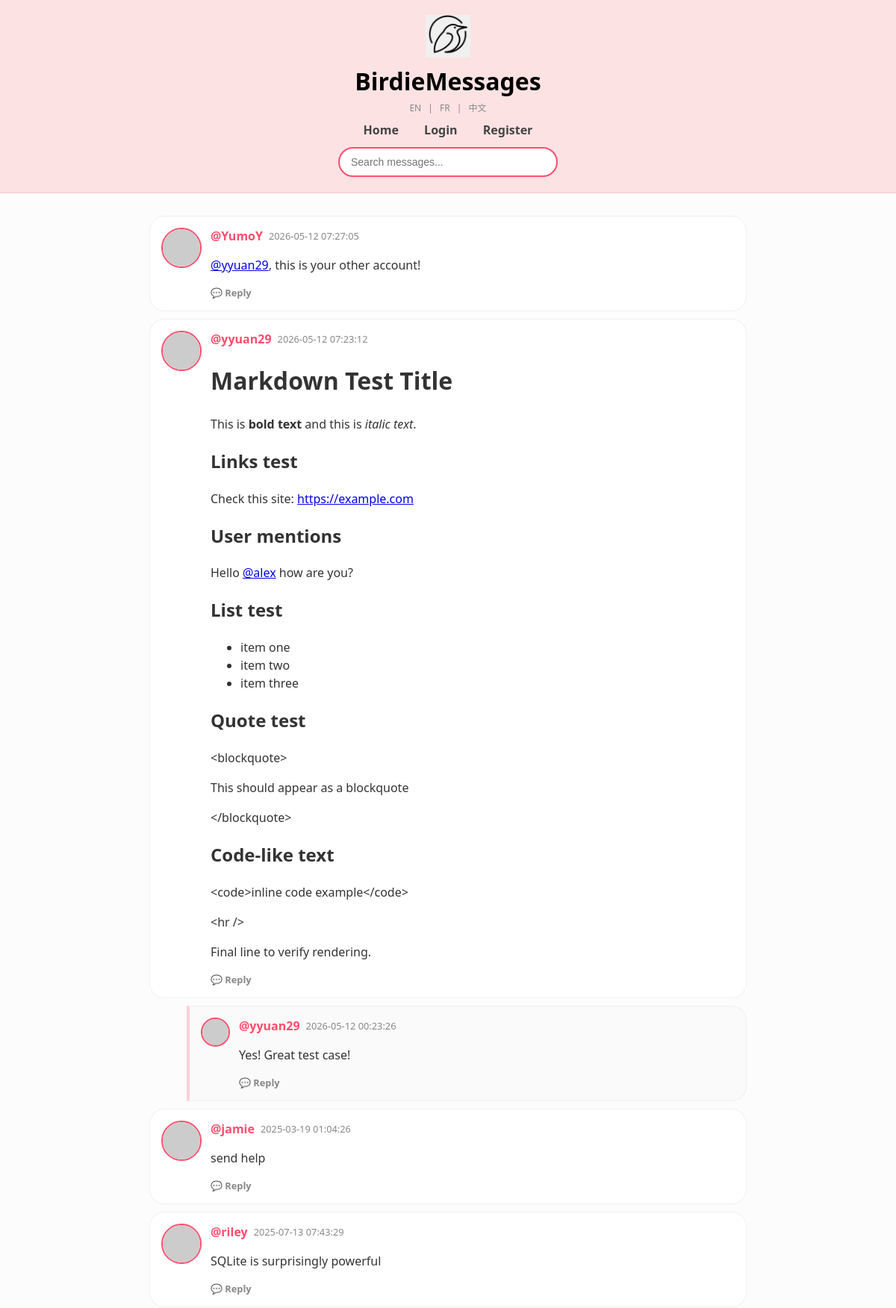
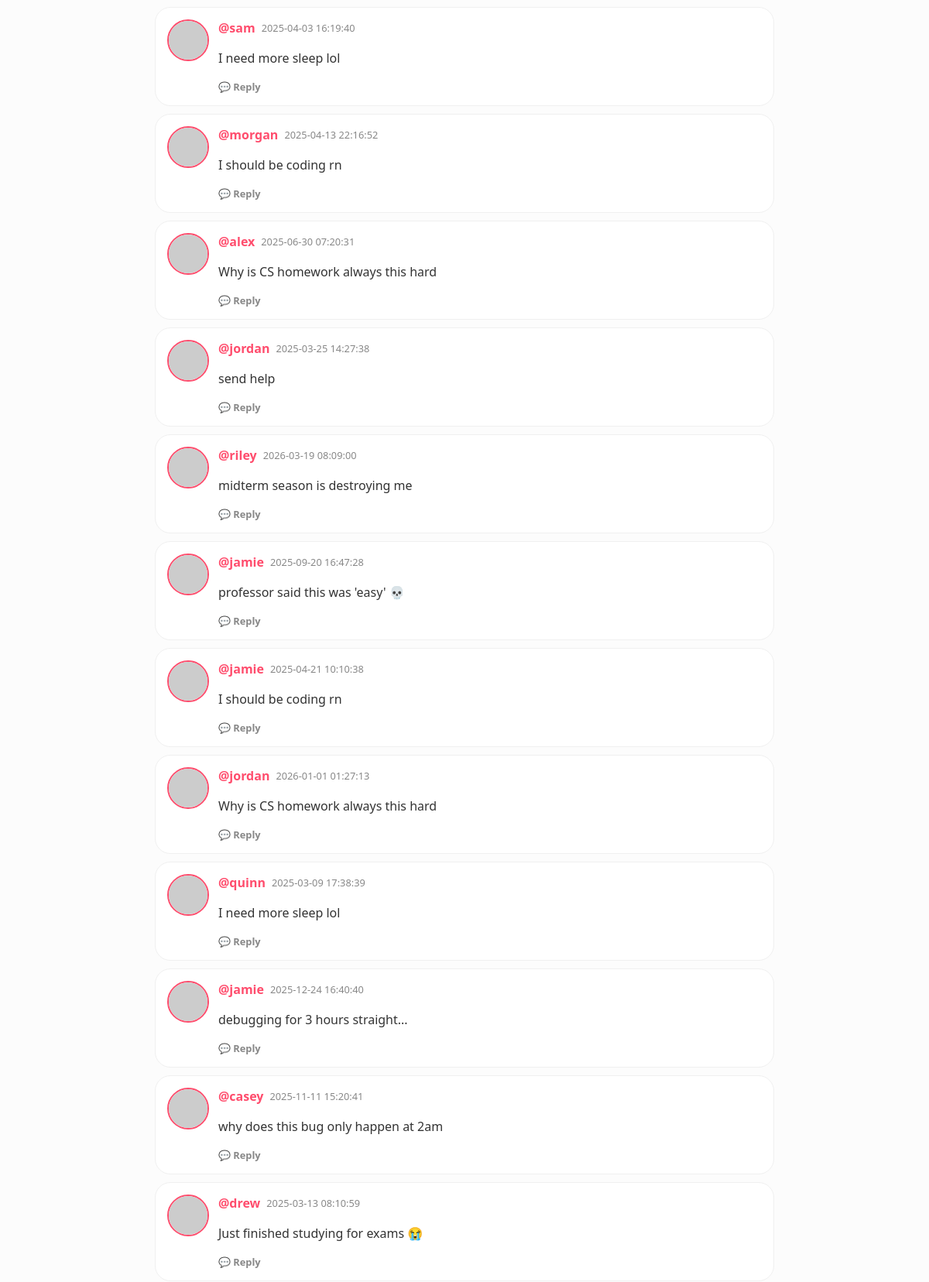
The page / (upper part) on the database its author committed (2 pictures, top to bottom).
### tables this page shows
CREATE TABLE users (
            id INTEGER PRIMARY KEY AUTOINCREMENT,
            username TEXT UNIQUE,
            password TEXT,
            age INTEGER,
            bio TEXT
        );

### app.py (the view)
@app.get("/", response_class=HTMLResponse)
async def home(request: Request, page: int = 1):
    if page < 1: page = 1
    limit = 50
    offset = (page - 1) * limit
    db = get_db()
    rows = db.execute("""
    WITH RECURSIVE message_tree AS (
        SELECT id, id as root_id, timestamp, 0 as depth
        FROM messages
        WHERE parent_id IS NULL

        UNION ALL

        SELECT m.id, mt.root_id, m.timestamp, mt.depth + 1
        FROM messages m
        JOIN message_tree mt ON m.parent_id = mt.id
    )
    SELECT m.*, u.username, mt.depth, mt.root_id
    FROM messages m
    JOIN message_tree mt ON m.id = mt.id
    LEFT JOIN users u ON m.user_id = u.id
    ORDER BY mt.root_id DESC, m.id ASC
    LIMIT ? OFFSET ?
""", (limit, offset)).fetchall()
    total_row = db.execute("SELECT COUNT(*) FROM messages").fetchone()
    total = total_row[0] if total_row else 0
    db.close()
    logged_in_user = request.cookies.get("username")
    return templates.TemplateResponse(
        request=request,
        name="index.html",
        context={
            "request": request,
            "messages": rows,
            "page": page,
            "has_next": (offset + limit) < total,
            "has_prev": page > 1,
            "user": logged_in_user,
            "t": get_translations(request)
        }
    )

### templates/index.html (shortened to what this page needs)
<!DOCTYPE html>
<html lang="en">
<head>
</head>
<body>
{% set t = get_t(request) %}
<header class="birdie-header">
    <div class="logo-container">
        <img src="/static/logo.png" class="main-logo">
        <div class="title-nav">
            <h1>BirdieMessages</h1>
            <div class="lang-nav">
                <a href="/set_lang/en">EN</a> |
                <a href="/set_lang/fr">FR</a> |
                <a href="/set_lang/zh">中文</a>
            </div>
            <nav>
                <a href="/">{{ t.home }}</a>
                {% if user %}
                    <a href="/create_message">+ {{ t.post }}</a>
                    <a href="/profile/{{ user }}">{{ t.profile }}</a>
                    <a href="/logout">{{ t.logout }}</a>
                {% else %}
                    <a href="/login">{{ t.login }}</a>
                    <a href="/register">{{ t.register }}</a>
                {% endif %}
            </nav>
            <div class="search-row">
                <form action="/search" method="get">
                    <input type="text" name="q" placeholder="{{ t.search_placeholder }}">
                </form>
            </div>
        </div>
    </div>
</header>
<div class="container">
    {% for msg in messages %}
        <div class="chirp-card {% if msg.parent_id %}is-reply{% endif %}">
            <img class="avatar-circle {% if msg.parent_id %}avatar-reply{% endif %}"
                 src="https://api.dicebear.com/7.x/fun-emoji/svg?seed={{ msg.username }}">
            <div style="flex:1;">
                <div style="display:flex; gap:8px; align-items:center;">
                    <a class="username" href="/profile/{{ msg.username }}">@{{ msg.username }}</a>
                    <span class="timestamp">{{ msg.timestamp }}</span>
                </div>
                <div class="message-content">
                    {{ linkify(msg.content) | safe }}
                </div>
                <div class="actions-bar">
                    <a href="/message/{{ msg.id }}" class="btn-action">💬 {{ t.reply or 'Reply' }}</a>
                </div>
            </div>
        </div>
    {% endfor %}
</div>
</body>
</html>

### templates/index.html (style rules this page uses)
:root { --birdie-pink: #fde2e4; --birdie-dark-pink: #ff4d6d; --birdie-border: #fad2d6; --nav-text: #444; }
body { background-color: #fcfcfc; font-family: 'Segoe UI', Roboto, Helvetica, Arial, sans-serif; margin: 0; padding: 0; color: #333; }
.birdie-header { background-color: var(--birdie-pink); padding: 20px 0; border-bottom: 2px solid var(--birdie-border); text-align: center; }
.logo-container { display: flex; flex-direction: column; align-items: center; }
.main-logo { width: 60px; height: auto; margin-bottom: 5px; }
.title-nav h1 { font-size: 32px; margin: 5px 0; font-weight: 800; color: #000; }
.lang-nav { font-size: 0.75em; color: #888; margin-bottom: 10px; }
.lang-nav a { color: #888; text-decoration: none; margin: 0 6px; }
.title-nav nav { margin: 10px 0; font-weight: 600; }
.title-nav nav a { text-decoration: none; color: var(--nav-text); margin: 0 15px; }
.search-row { margin-top: 12px; }
.search-row input { padding: 10px 15px; width: 260px; border-radius: 20px; border: 2px solid var(--birdie-dark-pink); outline: none; font-size: 14px; background: white; }
.container { max-width: 800px; margin: 30px auto; padding: 0 20px; }
.chirp-card { background: white; border: 1px solid #f0f0f0; border-radius: 20px; padding: 15px; margin-bottom: 10px; display: flex; gap: 12px; }
.is-reply { margin-left: 50px; border-left: 4px solid var(--birdie-border); background: #fafafa; border-top-left-radius: 0; border-bottom-left-radius: 0; }
.avatar-circle { width: 50px; height: 50px; border-radius: 50%; border: 2px solid var(--birdie-dark-pink); }
.avatar-reply { width: 35px; height: 35px; }
.username { color: var(--birdie-dark-pink); font-weight: bold; text-decoration: none; }
.message-content { margin-top: 5px; line-height: 1.5; }
.timestamp, .bio-text { color: #888; font-size: 0.8em; font-family: inherit; }
.actions-bar { margin-top: 10px; display: flex; gap: 15px; font-family: inherit; }
.btn-action { text-decoration: none; font-size: 0.8em; color: #888; font-weight: 600; font-family: inherit; }

### rows shown on the page
users: username "YumoY", timestamp "2026-05-12 07:27:05", linkify "@yyuan29 , this is your other account!", reply "Reply"
users: username "yyuan29", timestamp "2026-05-12 07:23:12", linkify "Markdown Test Title This is bold text and this is italic text . Links test Check this site: https://example.com User mentions Hello @alex how are you? List test item one item two item three Quote test <blockquote> This should appear as a blockquote </blockquote> Code-like text <code>inline code example</code> <hr /> Final line to verify rendering.", reply "Reply", timestamp "2026-05-12 00:23:26", linkify "Yes! Great test case!"
users: username "jamie", timestamp "2025-03-19 01:04:26", linkify "send help", reply "Reply", timestamp "2025-09-20 16:47:28", linkify "professor said this was 'easy' 💀", timestamp "2025-04-21 10:10:38", linkify "I should be coding rn", timestamp "2025-12-24 16:40:40", linkify "debugging for 3 hours straight..."
users: username "riley", timestamp "2025-07-13 07:43:29", linkify "SQLite is surprisingly powerful", reply "Reply", timestamp "2026-03-19 08:09:00", linkify "midterm season is destroying me"
users: username "sam", timestamp "2025-04-03 16:19:40", linkify "I need more sleep lol", reply "Reply"
users: username "morgan", timestamp "2025-04-13 22:16:52", linkify "I should be coding rn", reply "Reply"
users: username "alex", timestamp "2025-06-30 07:20:31", linkify "Why is CS homework always this hard", reply "Reply"
users: username "jordan", timestamp "2025-03-25 14:27:38", linkify "send help", reply "Reply", timestamp "2026-01-01 01:27:13", linkify "Why is CS homework always this hard"
users: username "quinn", timestamp "2025-03-09 17:38:39", linkify "I need more sleep lol", reply "Reply"
users: username "casey", timestamp "2025-11-11 15:20:41", linkify "why does this bug only happen at 2am", reply "Reply"
users: username "drew", timestamp "2025-03-13 08:10:59", linkify "Just finished studying for exams 😭", reply "Reply"

### other values the page prints
{{ t.home }} "Home"
{{ t.login }} "Login"
{{ t.register }} "Register"
